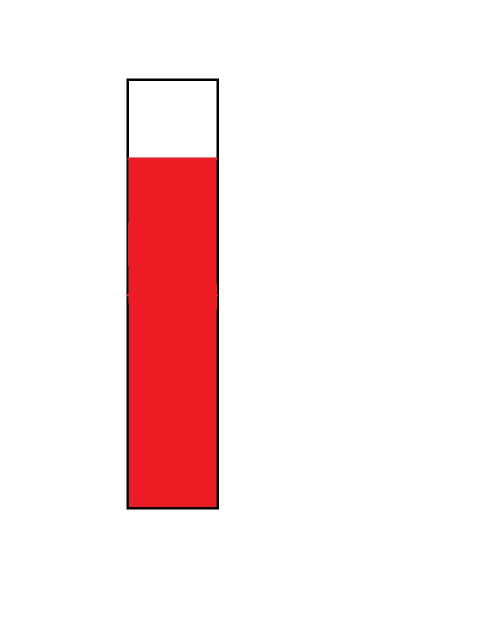
#> input picture Image_Processing/images/1.jpg, 960 x 1280 px, given in place of the camera (shown at 1/2 size)
$ python test_on_image.py   (older library calls are emulated)
#> lines starting #> are read from the running program, lines starting #| are printed output that depends on the picture; after the words box and inside, x2 and y2 are one past the last pixel; in counts of white or black regions, pixels touching at a corner belong together
import numpy as np, cv2, imutils
from sklearn.externals import joblib
import warnings
import csv
from subprocess import check_output
import subprocess
from threading import Thread
import time
import schedule

def ping():
    print("CSV updated")
    with open('voltage.csv', 'a') as csvFile:
        writer = csv.writer(csvFile)
        writer.writerow(pred)
    csvFile.close()

def run_threaded(ping):
    job_thread = Thread(target=ping)
    job_thread.start()

warnings.filterwarnings("ignore")
img_counter = 0
# reading image
#img = cv2.imread('sample_image2.jpg')

schedule.every(10).seconds.do(run_threaded, ping)
#> (this line was passed over: schedule is not available in this run)

cap = cv2.VideoCapture(0)
if cap.read()[0] == False:
    cap = cv2.VideoCapture(1)

while (cap.isOpened()):
    # resizing image
    ret, img = cap.read()
#> img is the input picture: shape (1280, 960, 3); mean B, G, R 231.1, 230.2, 251.1

    img = imutils.resize(img, width=300)
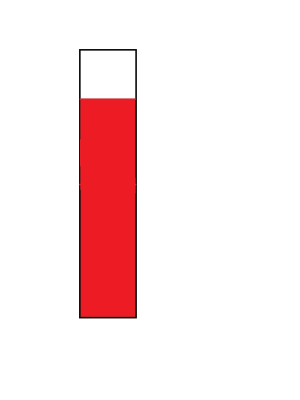
#> img: shape (400, 300, 3); mean B, G, R 231.1, 230.2, 251.1
    # converting image to grayscale
    gray = cv2.cvtColor(img, cv2.COLOR_BGR2GRAY)
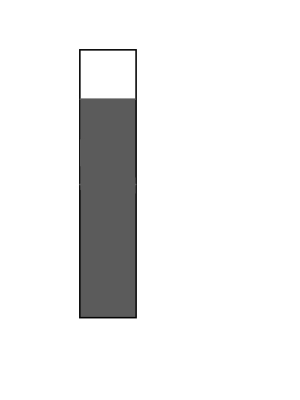
#> gray: shape (400, 300); min 3, max 255, mean 236.6

    # creating a kernel
    kernel = np.ones((50, 50), np.uint8)

    # applying blackhat thresholding
    blackhat = cv2.morphologyEx(gray, cv2.MORPH_BLACKHAT, kernel)
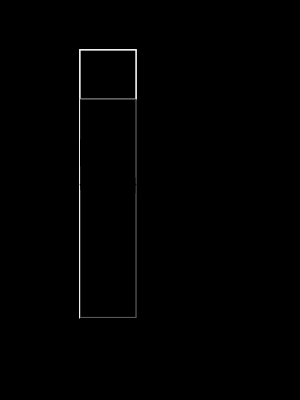
#> blackhat: shape (400, 300); min 0, max 239, mean 1.3

    # applying OTSU's thresholding
    ret, thresh = cv2.threshold(blackhat, 0, 255, cv2.THRESH_BINARY + cv2.THRESH_OTSU)
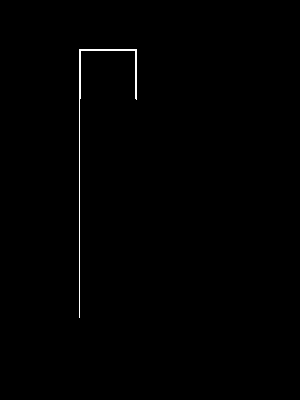
#> thresh: shape (400, 300); 0.44% white in thin lines or dots, all inside (x1, y1, x2, y2) = (79, 49, 137, 318)
#> ret = 105
    # performing erosion and dilation
    opening = cv2.morphologyEx(thresh, cv2.MORPH_OPEN, kernel)
#> opening: shape (400, 300); every value is 0

    # finding countours in image
    ret, cnts, hie = cv2.findContours(thresh.copy(), cv2.RETR_EXTERNAL, cv2.CHAIN_APPROX_SIMPLE)
#> cnts = 1 contour; box (x1, y1, x2, y2) and area: (79, 49, 137, 318) 155; hie = [[-1, -1, -1, -1]]
    # loading our ANN model
#> (the run stopped early here; a loop or call above may not have finished)

$ run again, on Image_Processing/images/Gauge2.jpg
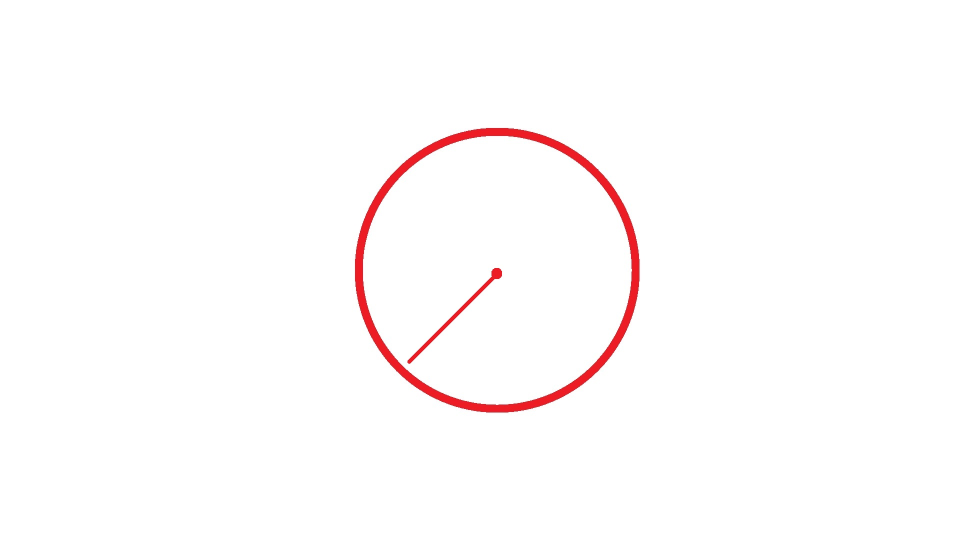
#> input picture Image_Processing/images/Gauge2.jpg, 1920 x 1080 px, given in place of the camera (shown at 1/2 size)
#> img is the input picture: shape (1080, 1920, 3); mean B, G, R 251.8, 251.7, 254.5
#> img: shape (168, 300, 3)
#> `blackhat = cv2.morphologyEx(gray, cv2.MORPH_BLACKHAT, kernel)`:
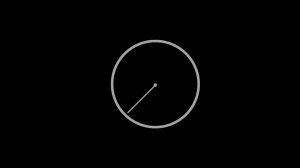
#> blackhat: shape (168, 300); min 0, max 164, mean 2.4
#> `ret, thresh = cv2.threshold(blackhat, 0, 255, cv2.THRESH_BINARY + cv2...`:
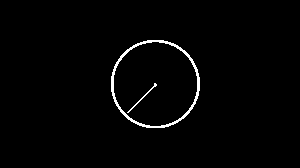
#> thresh: shape (168, 300); 1.6% white in thin lines or dots, all inside (x1, y1, x2, y2) = (111, 40, 200, 128)
#> ret = 70
#> opening: shape (168, 300); every value is 0
#> cnts = 1 contour; box (x1, y1, x2, y2) and area: (111, 40, 200, 128) 6098; hie = [[-1, -1, -1, -1]]
